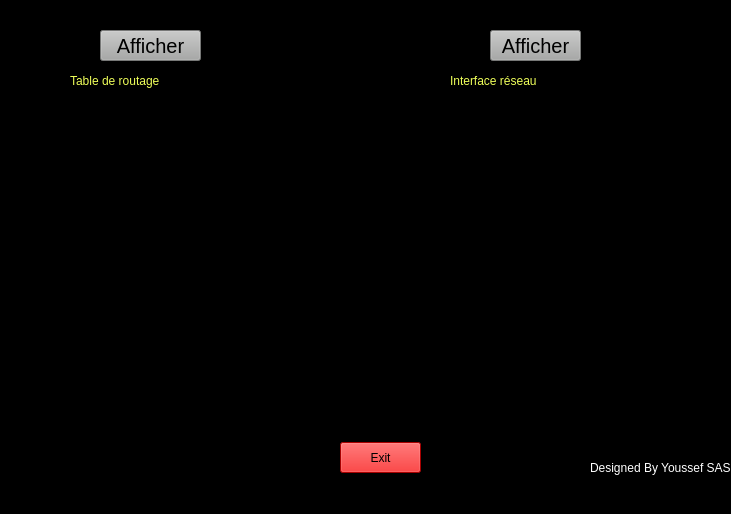
<?xml version="1.0" encoding="UTF-8"?>
<ui version="4.0">
 <class>MainWindow</class>
 <widget class="QMainWindow" name="MainWindow">
  <property name="geometry">
   <rect>
    <x>0</x>
    <y>0</y>
    <width>731</width>
    <height>514</height>
   </rect>
  </property>
  <property name="windowTitle">
   <string>Show</string>
  </property>
  <property name="styleSheet">
   <string notr="true">background-color: rgb(0, 0, 0);</string>
  </property>
  <widget class="QWidget" name="centralwidget">
   <widget class="QPushButton" name="pushButton">
    <property name="geometry">
     <rect>
      <x>100</x>
      <y>30</y>
      <width>101</width>
      <height>31</height>
     </rect>
    </property>
    <property name="styleSheet">
     <string notr="true">color: rgb(0, 0, 0);
selection-color: rgb(255, 170, 255);

font: 8pt &quot;Segoe Print&quot;;
font-size:15pt;
background-color: rgb(167, 168, 167);</string>
    </property>
    <property name="text">
     <string>Afficher</string>
    </property>
   </widget>
   <widget class="QLabel" name="label">
    <property name="geometry">
     <rect>
      <x>70</x>
      <y>70</y>
      <width>181</width>
      <height>21</height>
     </rect>
    </property>
    <property name="styleSheet">
     <string notr="true">color: rgb(239, 255, 89);

font: 16pt &quot;MV Boli&quot;;</string>
    </property>
    <property name="text">
     <string>Table de routage</string>
    </property>
   </widget>
   <widget class="QLabel" name="label_2">
    <property name="geometry">
     <rect>
      <x>450</x>
      <y>70</y>
      <width>181</width>
      <height>21</height>
     </rect>
    </property>
    <property name="styleSheet">
     <string notr="true">color: rgb(239, 255, 89);

font: 16pt &quot;MV Boli&quot;;</string>
    </property>
    <property name="text">
     <string>Interface réseau</string>
    </property>
   </widget>
   <widget class="QLabel" name="label_3">
    <property name="geometry">
     <rect>
      <x>640</x>
      <y>10</y>
      <width>81</width>
      <height>61</height>
     </rect>
    </property>
    <property name="styleSheet">
     <string notr="true">image: url(:/image upec/UPEC - Logo - Noir - 200x200.png);</string>
    </property>
    <property name="text">
     <string/>
    </property>
   </widget>
   <widget class="QPushButton" name="pushButton_2">
    <property name="geometry">
     <rect>
      <x>490</x>
      <y>30</y>
      <width>91</width>
      <height>31</height>
     </rect>
    </property>
    <property name="styleSheet">
     <string notr="true">color: rgb(0, 0, 0);
selection-color: rgb(255, 170, 255);

font: 8pt &quot;Segoe Print&quot;;
font-size:15pt;
background-color: rgb(167, 168, 167);</string>
    </property>
    <property name="text">
     <string>Afficher</string>
    </property>
   </widget>
   <widget class="QLabel" name="label_5">
    <property name="geometry">
     <rect>
      <x>590</x>
      <y>460</y>
      <width>141</width>
      <height>16</height>
     </rect>
    </property>
    <property name="styleSheet">
     <string notr="true">color: rgb(255, 255, 255);
font: 75 8pt &quot;Script MT Bold&quot;;</string>
    </property>
    <property name="text">
     <string>Designed By Youssef SASSi</string>
    </property>
   </widget>
   <widget class="QPushButton" name="pushButton_3">
    <property name="geometry">
     <rect>
      <x>340</x>
      <y>442</y>
      <width>81</width>
      <height>31</height>
     </rect>
    </property>
    <property name="styleSheet">
     <string notr="true">background-color: rgb(234, 0, 0);
font: 75 10pt &quot;MS Shell Dlg 2&quot;;</string>
    </property>
    <property name="text">
     <string>Exit</string>
    </property>
   </widget>
   <widget class="QPlainTextEdit" name="plainTextEdit">
    <property name="geometry">
     <rect>
      <x>10</x>
      <y>100</y>
      <width>301</width>
      <height>331</height>
     </rect>
    </property>
   </widget>
   <widget class="QPlainTextEdit" name="plainTextEdit_2">
    <property name="geometry">
     <rect>
      <x>320</x>
      <y>100</y>
      <width>401</width>
      <height>331</height>
     </rect>
    </property>
   </widget>
  </widget>
  <widget class="QMenuBar" name="menubar">
   <property name="geometry">
    <rect>
     <x>0</x>
     <y>0</y>
     <width>731</width>
     <height>21</height>
    </rect>
   </property>
  </widget>
  <widget class="QStatusBar" name="statusbar"/>
 </widget>
 <resources>
  <include location="image1.qrc"/>
 </resources>
 <connections/>
</ui>
